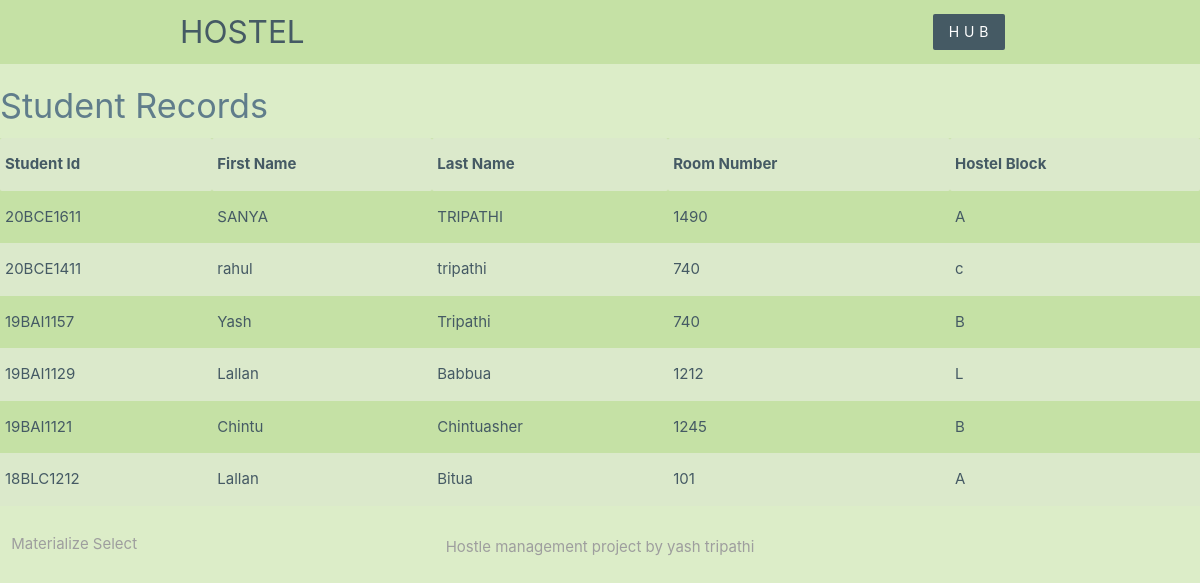
The app's page /Hostel_Management/Student_records.php with its own data.
### tables this page shows
CREATE TABLE `student` (
  `Student_ID` varchar(9) NOT NULL,
  `First_Name` varchar(50) NOT NULL,
  `Last_Name` varchar(45) NOT NULL,
  `Room_Number` varchar(10) NOT NULL,
  `Block` varchar(45) NOT NULL
);

### Hostel_Management/Student_records.php (the view, shortened to what this page needs)
<?php
$host = 'localhost';
$user = 'root';
$pass = '' ;
$database = 'hostle_management';
$conn = mysqli_connect($host,$user,$pass,$database);
$sql = "select * from student order by Student_ID desc; ";
$result = mysqli_query($conn,$sql);
$students = mysqli_fetch_all($result,MYSQLI_ASSOC);
?>
<!DOCTYPE html>
<html>
    <head>
    </head>
<?php require('Templets\header.php'); ?>
    <h4 class="blue-grey-text darken-2 form">Student Records</h4>
    <div class="contanier">
<div class="col 10 offset-s1">
<table class=" brand-text striped highlight light-green lighten-3 responsive-table">
<tr class="centered">
    <th>Student Id</th>
    <th>First Name</th>
    <th>Last Name</th>
    <th>Room Number</th>
    <th>Hostel Block</th>
</tr>
<?php foreach($students as $stud){
        echo "<tr>
        <td>".$stud['Student_ID']."</td>
        <td>".$stud['First_Name']."</td>
        <td>".$stud['Last_Name']."</td>
        <td>".$stud['Room_Number']."</td>
        <td>".$stud['Block']."</td>
        </tr>";}?>
    </table>
    </div>
</div>
<div class="input-field col s12">
    <label>Materialize Select</label>
  </div>
    <?php require('Templets\Footer.php'); ?>
</html>

### Hostel_Management/Templets/header.php (shortened to what this page needs)
<head>
    <link rel="stylesheet" href="https://cdnjs.cloudflare.com/ajax/libs/materialize/1.0.0/css/materialize.min.css">
</head>
<body class="light-green lighten-4">
	<nav class="light-green lighten-3 z-depth-0">
		<div class="container">
			<a href="/index.php" class="brand-logo brand-text"> HOSTEL </a>
			<ul id="nav-mobile" class="right hide-on-small-and-down" >
				<li><a href="/index.php" class="btn brand z-depth-0"> H U B </a></li>
			</ul>
		</div>
	</nav>

### Hostel_Management/Templets/Footer.php
<footer class="section">
<div class="center grey-text "> Hostle management project by yash tripathi </div>
</footer>
</body>

### Hostel_Management/Templets/header.php (style rules this page uses)
.brand { background: #455a64 !important; }
.brand-text { color: #455a64 !important; }

### records on screen
student: Student_ID "20BCE1611", First_Name "SANYA", Last_Name "TRIPATHI", Room_Number "1490", Block "A"
student: Student_ID "20BCE1411", First_Name "rahul", Last_Name "tripathi", Room_Number "740", Block "c"
student: Student_ID "19BAI1157", First_Name "Yash", Last_Name "Tripathi", Room_Number "740", Block "B"
student: Student_ID "19BAI1129", First_Name "Lallan", Last_Name "Babbua", Room_Number "1212", Block "L"
student: Student_ID "19BAI1121", First_Name "Chintu", Last_Name "Chintuasher", Room_Number "1245", Block "B"
student: Student_ID "18BLC1212", First_Name "Lallan", Last_Name "Bitua", Room_Number "101", Block "A"
